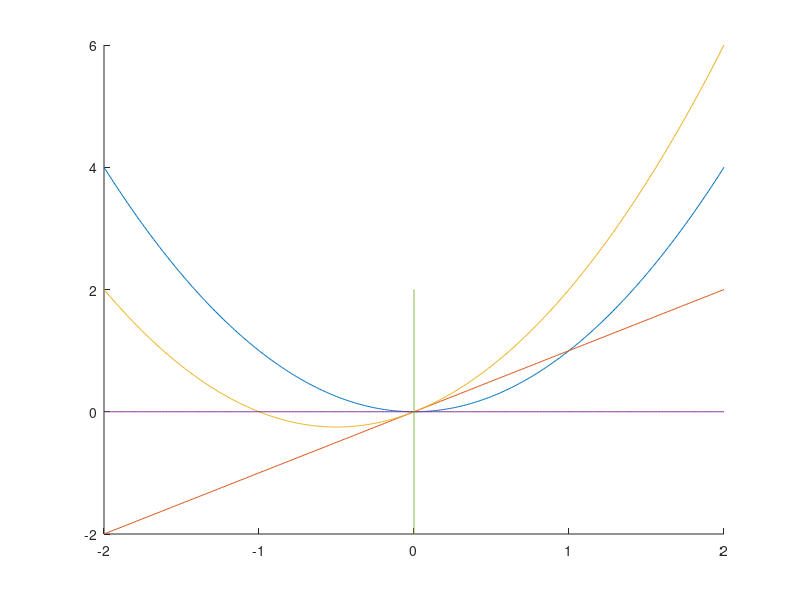

Reproduce this figure in MATLAB.
x = -2:0.01:2;
y1 = x.^2;
y2 = x;
y3 = y1 + y2;
ya = -2:0.01:2;
figure
hold on
plot(x,y1,x,y2,x,y3)
plot(x,zeros(size(x)))
plot(zeros(size(ya)),ya)
hold off